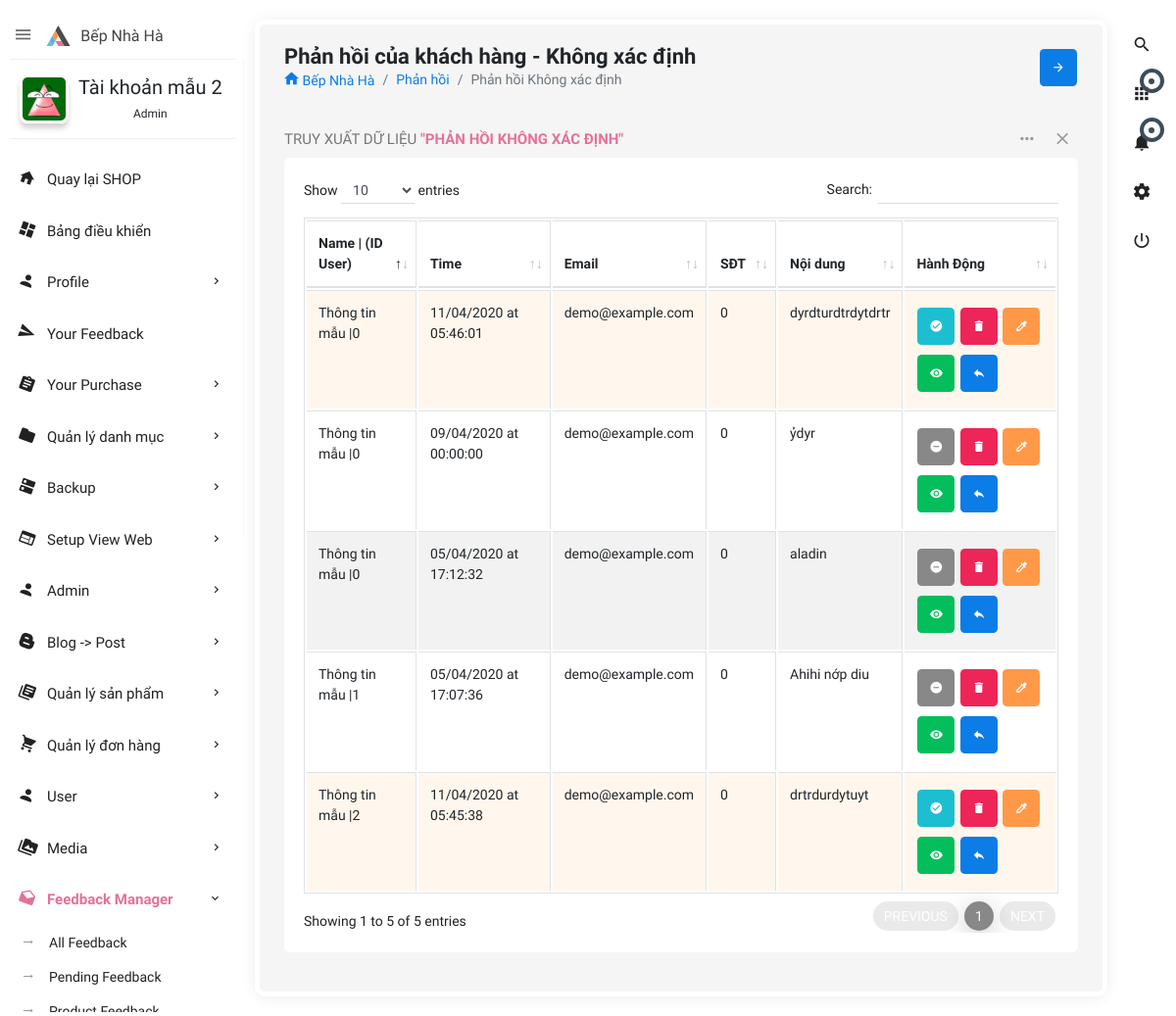
The app's page /admin.php?controller=feedback&action=other (signed in) with its own data.
### tables this page shows
CREATE TABLE IF NOT EXISTS `users` (
  `id` int(11) NOT NULL AUTO_INCREMENT,
  `user_username` varchar(50) DEFAULT NULL,
  `user_password` varchar(100) DEFAULT NULL,
  `user_name` varchar(255) DEFAULT NULL,
  `role_id` int(11) NOT NULL DEFAULT 0,
  `user_avatar` varchar(550) DEFAULT 'author-auto.png',
  `user_email` varchar(255) DEFAULT NULL,
  `user_phone` varchar(20) DEFAULT NULL,
  `user_address` varchar(200) DEFAULT NULL,
  `createDate` datetime DEFAULT NULL,
  `verified` int(11) NOT NULL DEFAULT 0,
  `verificationCode` varchar(500) DEFAULT NULL,
  `editTime` datetime DEFAULT NULL,
  PRIMARY KEY (`id`),
  KEY `fk_id_role` (`role_id`)
);

CREATE TABLE IF NOT EXISTS `feedbacks` (
  `id` int(11) NOT NULL AUTO_INCREMENT,
  `name` varchar(250) DEFAULT NULL,
  `email` varchar(250) NOT NULL DEFAULT '',
  `phone` int(20) DEFAULT NULL,
  `subject` mediumtext NOT NULL,
  `createTime` datetime DEFAULT NULL,
  `user_id` int(11) NOT NULL DEFAULT 0,
  `order_id` int(11) NOT NULL DEFAULT 0,
  `product_id` int(11) NOT NULL DEFAULT 0,
  `status` int(11) NOT NULL DEFAULT 0,
  `editTime` datetime DEFAULT NULL,
  PRIMARY KEY (`id`),
  KEY `fk_user_id` (`user_id`),
  KEY `fk_product_id` (`product_id`),
  KEY `fk_order_id` (`order_id`)
);

### admin/controllers/feedback/other.php (called while the page is built, shortened)
<?php
$navFeedback = 'class="active open"';
require('admin/views/feedback/other.php');

### lib/config/database.php (called while the page is built, shortened)
<?php
if (isset($_SESSION['user'])) {
    $userNav = $_SESSION['user']['id'];
}
try {
    $linkConnectDB = connect();
} catch (Exception $e) {
    die($e->getMessage());
}
function connect(): mysqli
{
        $linkConnectDB = new mysqli(DB_HOST, DB_USER, DB_PASS, DB_NAME, DB_PORT);
        $linkConnectDB->set_charset('utf8mb4');
        return $linkConnectDB;
}
function executeQuery(string $sql, array $params = []): mysqli_stmt
{
    global $linkConnectDB;
    $stmt = $linkConnectDB->prepare($sql);
    if (!$stmt->execute()) {
        throw new Exception('Execute error: ' . $stmt->error);
    }
    return $stmt;
}

### lib/model.php (called while the page is built, shortened)
<?php
require('config/database.php');
function getRecord(string $table, $id, string $select = '*'): false|array|null
{
    $id = intval($id);
    $sql = "SELECT $select FROM `$table` WHERE id=$id";
    $query = executeQuery($sql);
    $result = $query->get_result()->fetch_assoc();
    return $result;
}
function getAll(string $table, array $options = []): array
{
    $select = $options['select'] ?? '*';
    $where = isset($options['where']) ? 'WHERE ' . $options['where'] : '';
    $order_by = isset($options['order_by']) ? 'ORDER BY ' . $options['order_by'] : '';
    $limit = isset($options['offset']) && isset($options['limit']) ? 'LIMIT ' . $options['offset'] . ',' . $options['limit'] : '';
    $sql = "SELECT $select FROM `$table` $where $order_by $limit";
    $query = executeQuery($sql);
    $result = $query->get_result()->fetch_all(MYSQLI_ASSOC);
    return $result;
}
function getTime($timePost, $timeReply): string
{
    $datePost = new DateTime($timePost);
    $dateReply = new DateTime($timeReply);
    $interval = $datePost->diff($dateReply);
    if ($interval->y == 0 && $interval->m == 0 && $interval->d == 0) {
        if ($interval->h == 0 && $interval->i == 0) {
            $result = ($interval->s == 1) ? '1 second ago' : $interval->s . ' seconds ago';
        } elseif ($interval->h == 0) {
            $result = ($interval->i == 1) ? '1 minute ago' : $interval->i . ' minutes ago';
        } else {
            $result = ($interval->h == 1) ? '1 hour ago' : $interval->h . ' hours ago';
        }
    } elseif ($interval->d == 1) {
        $result = 'Yesterday at ' . $dateReply->format('H:i:s');
    } else {
        $result = $datePost->format('d/m/Y \a\t H:i:s');
    }
    return $result;
}

### admin/controllers/shared/statistics.php (called while the page is built, shortened)
<?php
$options_feedback_five = [
    'limit' => 5,
    'offset' => 0,
    'order_by' => 'id DESC',
];
$feedback_five = getAll('feedbacks', $options_feedback_five);
$options_user = [
    'order_by' => 'editTime DESC',
];
$users = getAll('users', $options_user);

### admin/views/feedback/tableOther.php (the view, shortened to what this page needs)
<?php
$options = [
    'order_by' => 'id desc',
    'where' => 'order_id=0 and product_id=0',
];
$feedbacks = getAll('feedbacks', $options);
?>
<div class="row clearfix">
    <div class="col-lg-12">
        <div class="card">
            <div class="header">
                <h2>Truy Xuất Dữ Liệu <strong>"Phản hồi không xác định"</strong> </h2>
                <ul class="header-dropdown">
                    <li class="dropdown"> <a href="javascript:void(0);" class="dropdown-toggle" data-toggle="dropdown" role="button" aria-haspopup="true" aria-expanded="false"> <i class="zmdi zmdi-more"></i> </a>
                    </li>
                    <li class="remove">
                        <a role="button" class="boxs-close"><i class="zmdi zmdi-close"></i></a>
                    </li>
                </ul>
            </div>
            <div class="body">
                <div class="table-responsive">
                    <table class="table table-bordered table-striped table-hover js-basic-example dataTable">
                        <thead>
                            <tr>
                                <th>Name | (ID User)</th>
                                <th>Time</th>
                                <th>Email</th>
                                <th>SĐT</th>
                                <th>Nội dung</th>
                                <th>Hành Động</th>
                            </tr>
                        </thead>
                        <tbody>
                            <?php foreach ($feedbacks as $feedback) :
                                if ($feedback['status'] == 1) : ?>
                                    <tr>
                                        <td><?= $feedback['name'] ?> |<?= $feedback['user_id'] ?></td>
                                        <td><?= getTime($feedback['createTime'], gmdate('Y:m:d H:i:s', time() + 7 * 3600)) ?></td>
                                        <td><?= $feedback['email'] ?></td>
                                        <td><?= $feedback['phone'] ?></td>
                                        <td><?php
                                            if (strlen($feedback['subject']) > 200) {
                                                echo substr($feedback['subject'], 0, 200) . '...';
                                            } else {
                                                echo $feedback['subject'];
                                            } ?></td>
                                        <td>
                                            <a title="UnApprove" class="btn btn-default btn-icon" href="admin.php?controller=feedback&action=unapproved&feedback_id=<?= $feedback['id'] ?>"> <i class="zmdi zmdi-minus-circle"></i></a>
                                            <a onclick="return confirm('Are you sure to delete?')" title="Delete" class="btn btn-danger btn-icon" href="admin.php?controller=feedback&action=delete&feedback_id=<?= $feedback['id'] ?>"> <i class="zmdi zmdi-delete"></i></a>
                                            <a title="Edit" class="btn btn-warning btn-icon" href="admin.php?controller=feedback&action=edit&feedback_id=<?= $feedback['id'] ?>"> <i class="zmdi zmdi-eyedropper"></i></a>
                                            <a title="View detail" class="btn btn-success btn-icon" href="admin.php?controller=feedback&action=view&feedback_id=<?= $feedback['id'] ?>"> <i class="zmdi zmdi-eye"></i></a>
                                            <a title="Reply" class="btn btn-primary btn-icon" href="admin.php?controller=feedback&action=reply&feedback_id=<?= $feedback['id'] ?>"> <i class="zmdi zmdi-mail-reply"></i></a>
                                        </td>
                                    </tr>
                                <?php else : ?>
                                    <tr style="background-color: #FFD18E;">
                                        <td><?= $feedback['name'] ?> |<?= $feedback['user_id'] ?></td>
                                        <td><?= getTime($feedback['createTime'], gmdate('Y:m:d H:i:s', time() + 7 * 3600)) ?></td>
                                        <td><?= $feedback['email'] ?></td>
                                        <td><?= $feedback['phone'] ?></td>
                                        <td><?php
                                            if (strlen($feedback['subject']) > 200) {
                                                echo substr($feedback['subject'], 0, 200) . '...';
                                            } else {
                                                echo $feedback['subject'];
                                            } ?></td>
                                        <td>
                                            <a title="Approve" class="btn btn-info btn-icon" href="admin.php?controller=feedback&action=approved&feedback_id=<?= $feedback['id'] ?>"> <i class="zmdi zmdi-check-circle"></i></a>
                                            <a onclick="return confirm('Are you sure to delete?')" title="Delete" class="btn btn-danger btn-icon" href="admin.php?controller=feedback&action=delete&feedback_id=<?= $feedback['id'] ?>"> <i class="zmdi zmdi-delete"></i></a>
                                            <a title="Edit" class="btn btn-warning btn-icon" href="admin.php?controller=feedback&action=edit&feedback_id=<?= $feedback['id'] ?>"> <i class="zmdi zmdi-eyedropper"></i></a>
                                            <a title="View detail" class="btn btn-success btn-icon" href="admin.php?controller=feedback&action=view&feedback_id=<?= $feedback['id'] ?>"> <i class="zmdi zmdi-eye"></i></a>
                                            <a title="Reply" class="btn btn-primary btn-icon" href="admin.php?controller=feedback&action=reply&feedback_id=<?= $feedback['id'] ?>"> <i class="zmdi zmdi-mail-reply"></i></a>
                                        </td>
                                    </tr>
                            <?php endif;
                            endforeach; ?>
                        </tbody>
                    </table>
                </div>
            </div>
        </div>
    </div>
</div>

### admin/views/shared/leftnavbar.php (shortened to what this page needs)
<aside id="leftsidebar" class="sidebar">
    <div class="navbar-brand">
        <button class="btn-menu ls-toggle-btn" type="button"><i class="zmdi zmdi-menu"></i></button>
        <a href="index.php"><img src="admin/themes/images/logo.svg" width="25" alt="Aero"><span class="m-l-10">Bếp Nhà Hà</span></a>
    </div>
    <div class="menu">
        <ul class="list">
            <li>
                <div class="user-info">
                    <a class="image" href="admin.php?controller=user&action=info&user_id=<?= $userNav ?>"><img src="public/upload/images/<?= $userInfoNav['user_avatar'] ?>" alt="User"></a>
                    <div class="detail">
                        <h4><?= $userInfoNav['user_name'] ?></h4>
                        <small><?php if ($userInfoNav['role_id'] == 1) {
                            echo 'Admin';
                        } elseif ($userInfoNav['role_id'] == 2) {
                            echo 'Moderator';
                        } else {
                            echo "User";
                        } ?></small>
                    </div>
                </div>
            </li>
            <li class="open"><a href="<?= PATH_URL ?>home" target="_blank"><i class="zmdi zmdi-home"></i><span>Quay lại SHOP</span></a></li>
            <li <?= $homeNav ?? '' ?>><a href="admin.php"><i class="zmdi zmdi-view-dashboard"></i><span>Bảng điều khiển</span></a></li>
            <li <?php if (isset($nav_profile)) {
                echo $nav_profile;
            } ?>><a href="javascript:void(0);" class="menu-toggle"><i class="zmdi zmdi-account"></i><span>Profile</span></a>
            </li>
            <li <?= $yourFeedback ?? '' ?>><a href="admin.php?controller=feedback&action=myfeedback"><i class="zmdi zmdi-mail-send"></i><span>Your Feedback</span></a></li>
            <li <?= $yourPurchaseNav ?? '' ?>><a href="javascript:void(0);" class="menu-toggle"><i class="zmdi zmdi-assignment"></i><span>Your Purchase</span></a>
            </li>
            <?php if ($userInfoNav['role_id'] != 0) :
                if ($userInfoNav['role_id'] == 1) : ?>
                    <li <?= $navCategory ?? ''; ?>> <a href="javascript:void(0);" class="menu-toggle"><i class="zmdi zmdi-folder"></i><span>Quản lý danh mục</span></a>
                    </li>
                    <li <?= $backupDbClass ?? '' ?>><a href="javascript:void(0);" class="menu-toggle"><i class="zmdi zmdi-dns"></i><span>Backup</span></a>
                    </li>
                    <li <?= $navHF ?? '' ?>><a href="javascript:void(0);" class="menu-toggle"><i class="zmdi zmdi-view-web"></i><span>Setup View Web</span></a>
                    </li>
                    <li <?= $adminNav ?? '' ?>><a href="javascript:void(0);" class="menu-toggle"><i class="zmdi zmdi-account"></i><span>Admin</span></a>
                    </li>
                <?php endif; ?>
                <li <?= $postNav ?? '' ?>><a href="javascript:void(0);" class="menu-toggle"><i class="zmdi zmdi-blogger"></i><span>Blog -> Post</span></a>
                </li>
                <li <?= $productNav ?? '' ?>> <a href="javascript:void(0);" class="menu-toggle"><i class="zmdi zmdi-collection-text"></i><span>Quản lý sản phẩm</span></a>
                </li>
                <li <?= $orderNav ?? '' ?>><a href="javascript:void(0);" class="menu-toggle"><i class="zmdi zmdi-shopping-cart"></i><span>Quản lý đơn hàng</span></a>
                </li>
                <li <?php if (isset($nav_user)) {
                    echo $nav_user;
                } ?>><a href="javascript:void(0);" class="menu-toggle"><i class="zmdi zmdi-account"></i><span>User</span></a>
                </li>
                <li <?php if (isset($navMedia)) {
                    echo $navMedia;
                } ?>><a href="javascript:void(0);" class="menu-toggle"><i class="zmdi zmdi-collection-folder-image"></i><span>Media</span></a>
                </li>
                <li <?= $navFeedback ?? '' ?>><a href="javascript:void(0);" class="menu-toggle"><i class="zmdi zmdi-email-open"></i><span>Feedback Manager</span></a>
                    <ul class="ml-menu">
                        <li><a href="admin.php?controller=feedback">All Feedback</a></li>
                        <li><a href="admin.php?controller=feedback&action=pending">Pending Feedback</a></li>
                        <li><a href="admin.php?controller=feedback&action=product">Product Feedback</a></li>
                    </ul>
                </li>
            <?php endif; ?>
        </ul>
    </div>
</aside>

### admin/themes/css/dark-mode.css (style rules this page uses)
tr[style*="background-color: #FFD18E"], tr[style*="background-color:#FFD18E"] { background-color: #fff7ed !important; }

### records on screen
users: user_avatar (picture), user_name "Tài khoản mẫu 2"
feedbacks: name "Thông tin mẫu", user "0", email "demo@example.com", phone "0", subject "dyrdturdtrdytdrtr"
feedbacks: name "Thông tin mẫu", user "2", email "demo@example.com", phone "0", subject "drtrdurdytuyt"
feedbacks: name "Thông tin mẫu", user "0", email "demo@example.com", phone "0", subject "ỷdyr"
feedbacks: name "Thông tin mẫu", user "0", email "demo@example.com", phone "0", subject "aladin"
feedbacks: name "Thông tin mẫu", user "1", email "demo@example.com", phone "0", subject "Ahihi nớp diu"
